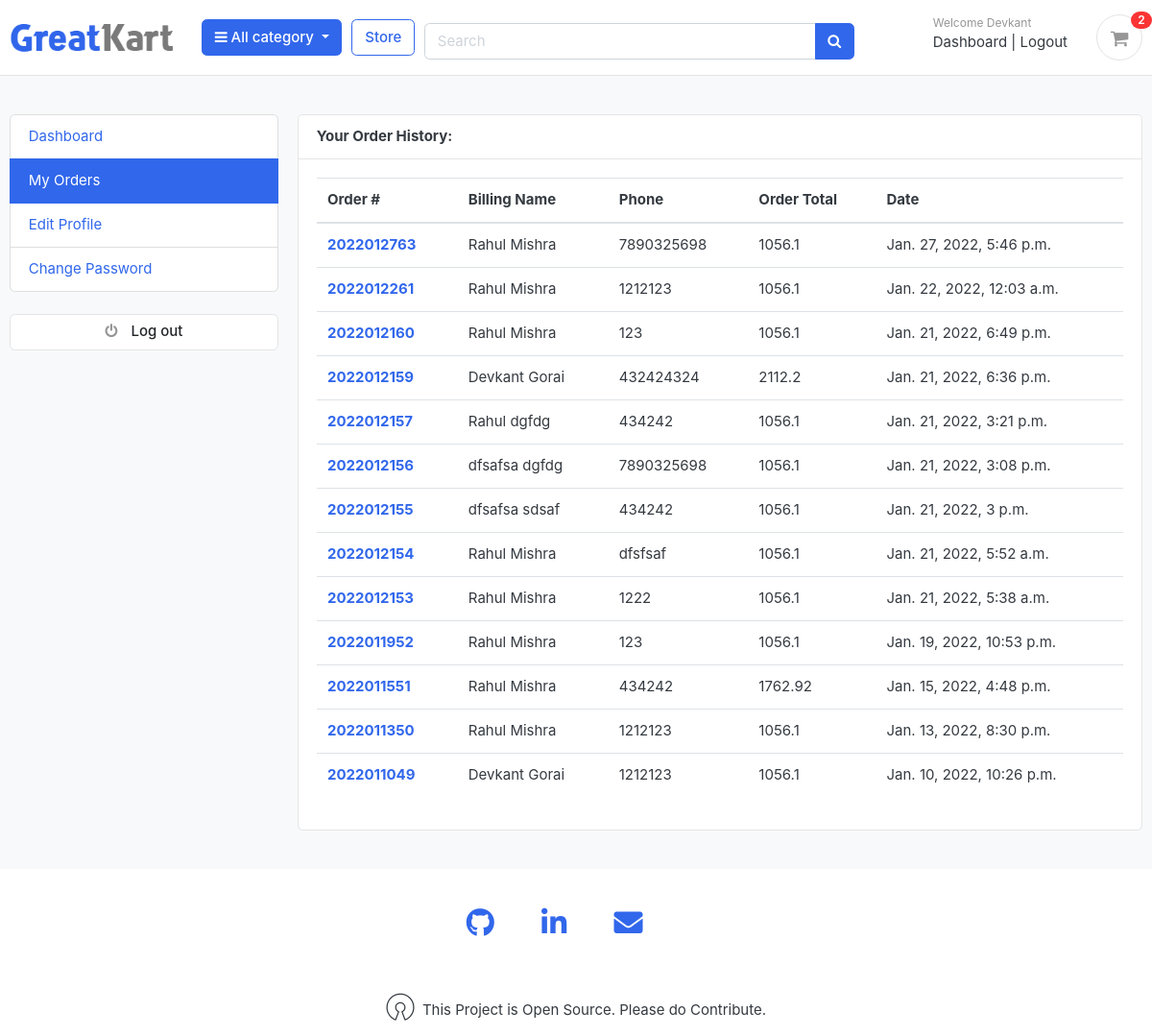
The page /accounts/my_orders/ (signed in) on the database its author committed.
### accounts/models.py (models this page shows, shortened)
class Account(AbstractBaseUser):
	first_name = models.CharField(max_length=50)
	last_name = models.CharField(max_length=50)
	username = models.CharField(max_length=50,unique=True)
	email = models.EmailField(max_length=50,unique=True)
	phone_number = models.CharField(max_length=50)
	date_joined = models.DateTimeField(auto_now_add=True)
	last_login = models.DateTimeField(auto_now_add=True)
	is_admin = models.BooleanField(default=False)
	is_staff = models.BooleanField(default=False)
	is_active = models.BooleanField(default=False)
	is_superadmin = models.BooleanField(default=False)
	USERNAME_FIELD = 'email'
	REQUIRED_FIELDS = ['username','first_name','last_name']
	objects = MyAccountManager()

### orders/models.py (models this page shows, shortened)
class Order(models.Model):
	STATUS = (
		('New' , 'New'),
		('Accepted', 'Accepted'),
		('Completed', 'Completed'),
		('Cancelled', 'Cancelled'),
	)
	user = models.ForeignKey(Account,on_delete = models.SET_NULL,null=True)
	payment = models.ForeignKey(Payment,on_delete = models.SET_NULL,blank=True,null = True)
	order_number = models.CharField(max_length=20)
	first_name = models.CharField(max_length=50)
	last_name = models.CharField(max_length=50)
	phone = models.CharField(max_length=15)
	email = models.EmailField(max_length=50)
	address_line_1 = models.CharField(max_length=100)
	address_line_2 = models.CharField(max_length=100,blank=True)
	country = models.CharField(max_length=50)
	state = models.CharField(max_length=50)
	city = models.CharField(max_length=50)
	order_note = models.CharField(max_length=100,blank=True)
	order_total = models.FloatField()
	tax = models.FloatField()
	status = models.CharField(max_length=10,choices=STATUS,default='New')
	ip = models.CharField(blank=True,max_length=50)
	is_ordered = models.BooleanField(default=False)
	created_at = models.DateTimeField(auto_now_add=True)
	updated_at = models.DateTimeField(auto_now=True)
	def full_name(self):
		return f"{self.first_name} {self.last_name}"

### accounts/views.py (the view)
# urls.py: path('my_orders/',views.my_orders,name='my_orders'),
@login_required(login_url='login')
def my_orders(request):
	orders = Order.objects.filter(user=request.user, is_ordered= True).order_by('-created_at')
	context = {
		'orders':orders,
	}
	return render(request,'accounts/my_orders.html',context)

### carts/context_processors.py (called while the page is built)
def counter(request):
	cart_count = 0
	if 'admin' in request.path:
		return {}
	else:
		try:
			cart = Cart.objects.filter(cart_id = _cart_id(request))
			if request.user.is_authenticated:
				cart_items  = CartItem.objects.all().filter(user =request.user)
			else:
				cart_items  = CartItem.objects.all().filter(cart = cart[:1])
			for cart_item in cart_items:
				cart_count += cart_item.quantity
		except Cart.DoesNotExist:
			cart_count = 0
	return dict(cart_count=cart_count)

### carts/views.py (called while the page is built)
def _cart_id(request):
	cart = request.session.session_key
	if not cart:
		cart = request.session.create()
	return cart

### category/context_processors.py (called while the page is built)
def menu_links(request):
	links = Category.objects.all()
	return dict(links=links)

### category/models.py (called while the page is built)
	def get_url(self):
		return reverse('products_by_category',args =[self.slug])

### templates/accounts/my_orders.html (shortened to what this page needs)
{% extends "base.html" %} {% block content %}
<section class="section-conten padding-y bg">
    <div class="container">
        <div class="row">
            {% include "includes/dashboard_sidebar.html" %}
            <main class="col-md-9">
                <article class="card">
                    <header class="card-header">
                        <strong class="d-inline-block mr-3"
                            >Your Order History:</strong
                        >
                    </header>
                    <div class="card-body">
                        <div class="row">
                            <div class="col-md-12">
                                <table class="table table-hover">
                                    <thead>
                                        <tr>
                                            <th scope="col">Order #</th>
                                            <th scope="col">Billing Name</th>
                                            <th scope="col">Phone</th>
                                            <th scope="col">Order Total</th>
                                            <th scope="col">Date</th>
                                        </tr>
                                    </thead>
                                    <tbody>
									{% for order in orders %}
                                        <tr>
                                            <th scope="row"><a href="{% url 'order_detail' order.order_number %}">{{order.order_number}}</a></th>
                                            <td>{{order.full_name}}</td>
                                            <td>{{order.phone}}</td>
                                            <td>{{order.order_total}}</td>
                                            <td>{{order.created_at}}</td>
                                        </tr>
									{% endfor %}
                                    </tbody>
                                </table>
                            </div>
                        </div>
                    </div>
                </article>
            </main>
        </div>
    </div>
</section>
{% endblock content %}

### templates/includes/navbar.html (shortened to what this page needs)
{% load static %}
<header class="section-header">
<section class="header-main border-bottom">
	<div class="container">
<div class="row align-items-center">
	<div class="col-lg-2 col-md-3 col-sm-6 text-center">
		<a href="{% url 'home' %}" class="brand-wrap">
			<img class="logo" src="{% static './images/logo.png' %}">
		</a>
	</div>
	<div class="col-lg col-sm col-md col-6 flex-grow-0 text-center">
		<div class="category-wrap dropdown d-inline-block float-right">
			<button type="button" class="btn btn-primary dropdown-toggle" data-toggle="dropdown">
				<i class="fa fa-bars"></i> All category
			</button>
		</div>
	</div>
	<a href="{% url 'store' %}" class="btn btn-outline-primary">Store</a>
	<div class="col-lg col-md-6 col-sm-12 mt-2">
		<form action="{% url 'search' %}" class="search" method="get">
			<div class="input-group w-100">
			    <input type="text" class="form-control" style="width:60%;" placeholder="Search" name = "keyword" >
			    <div class="input-group-append">
			      <button class="btn btn-primary" type="submit">
			        <i class="fa fa-search"></i>
			      </button>
			    </div>
		    </div>
		</form>
	</div>
	<div class="col-lg-3 col-sm-6 col-8 order-2 order-lg-3">
				<div class="d-flex justify-content-end mb-3 mb-lg-0">
				{% if user.id is None %}
					<div class="widget-header">
						<small class="title text-muted">Welcome guest!</small>
						<div>
							<a href="{% url 'login' %}">Sign in</a> <span class="dark-transp"> | </span>
							<a href="{% url 'register' %}"> Register</a>
						</div>
					</div>
				{% else %}
					<div class="widget-header">
						<small class="title text-muted">Welcome {{user.first_name}}</small>
						<div>
							<a href="{% url 'dashboard' %}">Dashboard</a> <span class="dark-transp"> | </span>
							<a href="{% url 'logout' %}"> Logout</a>
						</div>
					</div>
				{% endif %}
					<a href="{% url 'cart' %}" class="widget-header pl-3 ml-3">
						<div class="icon icon-sm rounded-circle border"><i class="fa fa-shopping-cart"></i></div>
						<span class="badge badge-pill badge-danger notify">{{cart_count}}</span>
					</a>
				</div>
			</div>
</div>
	</div>
</section>
</header>

### static/css/ui.css (style rules this page uses)
html { font-family: "Inter", sans-serif; font-size: 15px; }
.icon-xs, .icon-sm, .icon-md, .icon-lg { display: inline-block; text-align: center; flex-shrink: 0; flex-grow: 0; }
.icon-sm { width: 48px; height: 48px; line-height: 48px !important; font-size: 20px; }
.padding-y { padding-top: 40px; padding-bottom: 40px; }
article:after, .form-group:after { display: block; clear: both; content: ""; }
.bg { background-color: #f8f9fa; }
.header-main { position: relative; padding-top: 1rem; padding-bottom: 1rem; }
.brand-wrap .logo, .navbar-brand .logo { margin-right: 7px; max-height: 42px; display: inline-block; }
.widget-header { display: inline-block; vertical-align: middle; position: relative; }
.widget-header a { color: #343a40; }
.widget-header i { color: #969696; }
.widget-header .title { display: block; }
.widget-header .notify { position: absolute; top: -3px; right: -10px; }
.notify { position: absolute; top: -4px; right: -10px; display: inline-block; padding: 0.25em 0.6em; font-size: 12px; line-height: 1; text-align: center; border-radius: 3rem; color: #fff; background-color: #fa3434; }

### rows shown on the page
Account: first_name "Devkant"
Order: order_number "2022012763", full_name "Rahul Mishra", phone "7890325698", order_total "1056.1", created_at "Jan. 27, 2022, 5:46 p.m."
Order: order_number "2022012261", full_name "Rahul Mishra", phone "1212123", order_total "1056.1", created_at "Jan. 22, 2022, 12:03 a.m."
Order: order_number "2022012160", full_name "Rahul Mishra", phone "123", order_total "1056.1", created_at "Jan. 21, 2022, 6:49 p.m."
Order: order_number "2022012159", full_name "Devkant Gorai", phone "432424324", order_total "2112.2", created_at "Jan. 21, 2022, 6:36 p.m."
Order: order_number "2022012157", full_name "Rahul dgfdg", phone "434242", order_total "1056.1", created_at "Jan. 21, 2022, 3:21 p.m."
Order: order_number "2022012156", full_name "dfsafsa dgfdg", phone "7890325698", order_total "1056.1", created_at "Jan. 21, 2022, 3:08 p.m."
Order: order_number "2022012155", full_name "dfsafsa sdsaf", phone "434242", order_total "1056.1", created_at "Jan. 21, 2022, 3 p.m."
Order: order_number "2022012154", full_name "Rahul Mishra", phone "dfsfsaf", order_total "1056.1", created_at "Jan. 21, 2022, 5:52 a.m."
Order: order_number "2022012153", full_name "Rahul Mishra", phone "1222", order_total "1056.1", created_at "Jan. 21, 2022, 5:38 a.m."
Order: order_number "2022011952", full_name "Rahul Mishra", phone "123", order_total "1056.1", created_at "Jan. 19, 2022, 10:53 p.m."
Order: order_number "2022011551", full_name "Rahul Mishra", phone "434242", order_total "1762.92", created_at "Jan. 15, 2022, 4:48 p.m."
Order: order_number "2022011350", full_name "Rahul Mishra", phone "1212123", order_total "1056.1", created_at "Jan. 13, 2022, 8:30 p.m."
Order: order_number "2022011049", full_name "Devkant Gorai", phone "1212123", order_total "1056.1", created_at "Jan. 10, 2022, 10:26 p.m."

### other values the page prints
{{ cart_count }} "2"
